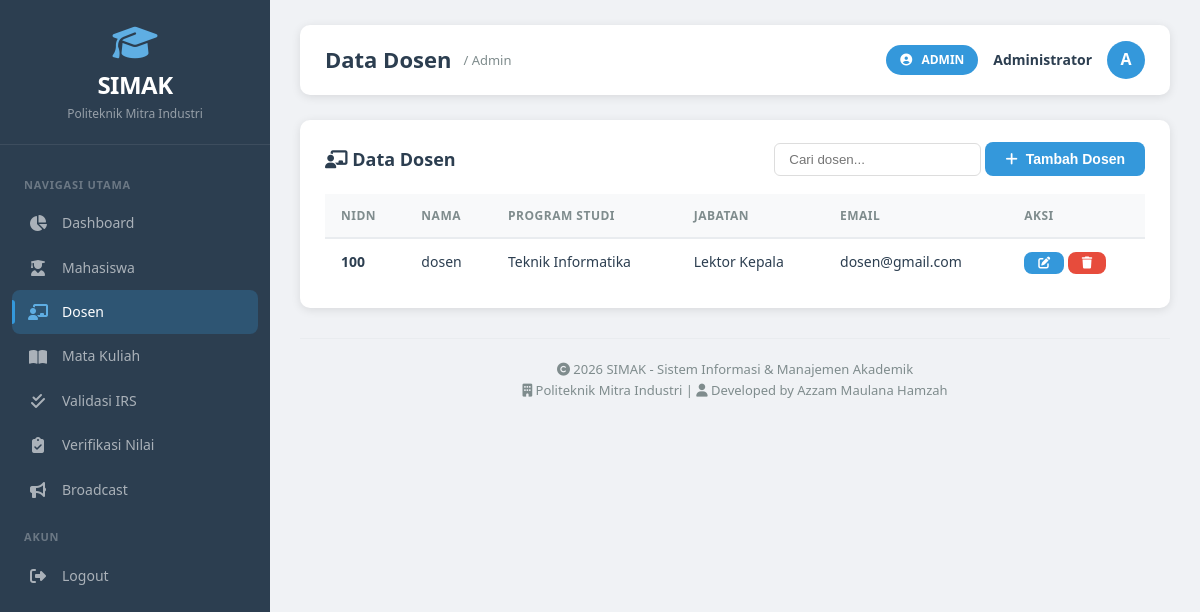
Screenshot of /public/admin/dosen.php (signed in) with the database file from the repository.
### tables this page shows
CREATE TABLE `dosen` (
  `id` int NOT NULL,
  `user_id` int NOT NULL,
  `nidn` varchar(20) NOT NULL,
  `program_studi` varchar(100) DEFAULT NULL,
  `jabatan` varchar(50) DEFAULT NULL
);

CREATE TABLE `users` (
  `id` int NOT NULL,
  `username` varchar(50) NOT NULL,
  `password` varchar(255) NOT NULL,
  `nama` varchar(100) NOT NULL,
  `nip_nim` varchar(20) DEFAULT NULL,
  `email` varchar(100) DEFAULT NULL,
  `role` enum('admin','dosen','mahasiswa') NOT NULL,
  `created_at` timestamp NULL DEFAULT CURRENT_TIMESTAMP,
  `updated_at` timestamp NULL DEFAULT CURRENT_TIMESTAMP ON UPDATE CURRENT_TIMESTAMP
);

### controllers/AdminController.php (called while the page is built, shortened)
<?php
class AdminController {
    private $pdo;
    public function __construct($pdo) {
        $this->pdo = $pdo;
    }
    public function getAllDosen() {
        $stmt = $this->pdo->prepare("
            SELECT
                u.id as user_id,
                u.username,
                u.nama,
                u.email,
                u.role,
                d.id as dosen_id,        -- ← Alias jelas: dosen_id
                d.nidn,
                d.program_studi,
                d.jabatan
            FROM users u
            JOIN dosen d ON u.id = d.user_id
            ORDER BY d.nidn ASC
        ");
        $stmt->execute();
        return $stmt->fetchAll();
    }
}
?>

### public/admin/dosen.php (the view, shortened to what this page needs)
<?php
require_once __DIR__ . '/../../config/database.php';
require_once __DIR__ . '/../../controllers/AdminController.php';
$adminController = new AdminController($pdo);
$dosen = $adminController->getAllDosen();
include __DIR__ . '/../../includes/header.php';
?>
<div class="table-container">
    <div class="table-header">
        <h3><i class="fas fa-chalkboard-teacher"></i> Data Dosen</h3>
        <div>
            <input type="text" id="tableSearch" placeholder="Cari dosen..." style="padding: 8px 14px; border: 1px solid #ddd; border-radius: 6px;">
            <button class="btn btn-primary" onclick="openModal('modalTambah')">
                <i class="fas fa-plus"></i> Tambah Dosen
            </button>
        </div>
    </div>
    <table>
        <thead>
            <tr>
                <th>NIDN</th>
                <th>Nama</th>
                <th>Program Studi</th>
                <th>Jabatan</th>
                <th>Email</th>
                <th>Aksi</th>
            </tr>
        </thead>
        <tbody>
            <?php foreach ($dosen as $d): ?>
                <tr>
                    <td><strong><?= htmlspecialchars($d['nidn']) ?></strong></td>
                    <td><?= htmlspecialchars($d['nama']) ?></td>
                    <td><?= htmlspecialchars($d['program_studi']) ?></td>
                    <td><?= htmlspecialchars($d['jabatan']) ?></td>
                    <td><?= htmlspecialchars($d['email']) ?></td>
                    <td>
                        <button class="btn btn-primary btn-sm" onclick="editDosen(<?= $d['dosen_id'] ?>)">
                            <i class="fas fa-edit"></i>
                        </button>
                        <button class="btn btn-danger btn-sm btn-delete" onclick="deleteDosen(<?= $d['dosen_id'] ?>)">
                            <i class="fas fa-trash"></i>
                        </button>
                    </td>
                </tr>
            <?php endforeach; ?>
        </tbody>
    </table>
</div>
<?php include __DIR__ . '/../../includes/footer.php'; ?>

### public/assets/css/style.css (style rules this page uses)
* { margin: 0; padding: 0; box-sizing: border-box; }
:root { --primary: #3498db; --primary-dark: #2980b9; --primary-light: #5faee3; --secondary: #2c3e50; --success: #2ecc71; --success-dark: #27ae60; --danger: #e74c3c; --danger-dark: #c0392b; --warning: #f39c12; --warning-dark: #d68910; --info: #3498db; --gray: #95a5a6; --gray-dark: #7f8c8d; --gray-light: #ecf0f1; --white: #ffffff; --black: #2c3e50; --shadow: 0 2px 10px rgba(0,0,0,0.1); --shadow-hover: 0 4px 20px rgba(0,0,0,0.15); --radius: 10px; --transition: all 0.3s ease; }
html { scroll-behavior: smooth; }
body { font-family: 'Segoe UI', Tahoma, Geneva, Verdana, sans-serif; background: #f0f2f5; color: var(--black); line-height: 1.6; min-height: 100vh; }
.table-container { background: var(--white); border-radius: var(--radius); padding: 22px 25px; box-shadow: var(--shadow); overflow-x: auto; margin-bottom: 25px; }
.table-container .table-header { display: flex; justify-content: space-between; align-items: center; margin-bottom: 18px; flex-wrap: wrap; gap: 10px; }
.table-container .table-header h3 { font-size: 18px; color: var(--secondary); font-weight: 600; }
.table-container table { width: 100%; border-collapse: collapse; }
.table-container table thead th { background: #f8f9fa; padding: 12px 16px; text-align: left; font-weight: 600; font-size: 12px; color: var(--gray-dark); text-transform: uppercase; letter-spacing: 0.5px; border-bottom: 2px solid #e9ecef; white-space: nowrap; }
.table-container table tbody td { padding: 12px 16px; border-bottom: 1px solid #f0f0f0; font-size: 14px; vertical-align: middle; }
.table-container table tbody tr:last-child td { border-bottom: none; }
.btn { display: inline-flex; align-items: center; gap: 8px; padding: 9px 20px; border: none; border-radius: 8px; font-size: 14px; font-weight: 600; cursor: pointer; transition: var(--transition); text-align: center; white-space: nowrap; }
.btn i { font-size: 14px; }
.btn-primary { background: var(--primary); color: var(--white); }
.btn-danger { background: var(--danger); color: var(--white); }
.btn-sm { padding: 5px 14px; font-size: 12px; }
.btn-sm i { font-size: 12px; }

### rows the page displays
dosen: nidn "100", user.nama "dosen", program_studi "Teknik Informatika", jabatan "Lektor Kepala", user.email "dosen@gmail.com"

### other values shown
$page_title "Data Dosen"
$role "Admin"
$role "ADMIN"
$nama "Administrator"
$initial "A"
